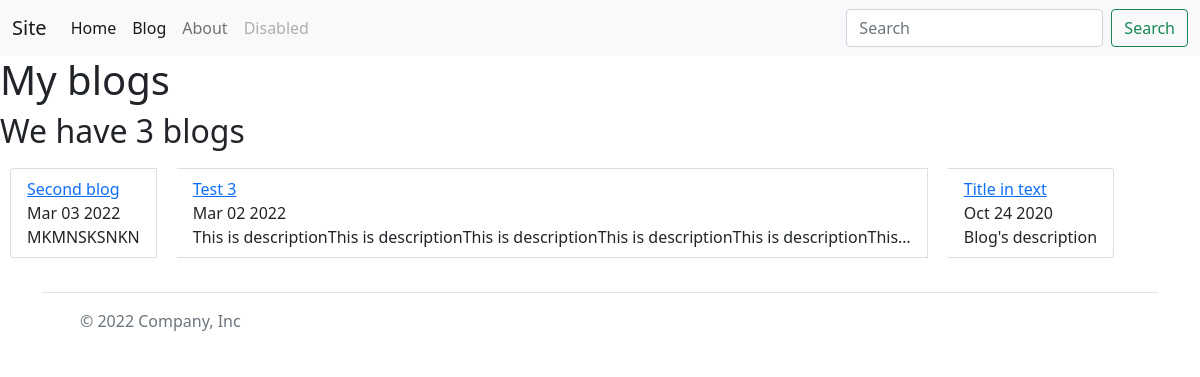
Screenshot of /blog/ with the database file from the repository.
### blog/models.py (models this page shows, shortened)
class Blogs(models.Model):
    title = models.CharField(max_length=200)
    date = models.DateField()
    description = models.TextField()

### blog/views.py (the view)
# urls.py: path('', views.all_blogs, name='all_blogs'),
def all_blogs(request):
    blogs = Blogs.objects.order_by('-date')
    return render(request, 'blog/all_blogs.html', {'blogs': blogs})

### blog/templates/blog/all_blogs.html
{% extends 'portfolio/base.html' %}
{% block content %}
    <h1>My blogs</h1>
    <h2>We have {{ blogs.count }} blog{{ blogs.count|pluralize }}</h2>
<ul class="list-group list-group-horizontal">
    {% for blog in blogs %}
    <li class="list-group-item" style="margin: 10px">
    <a href="{% url 'blog:detail' blog.id %}">{{ blog.title }}</a><br>
    {{ blog.date|date:'M d Y' }}<br>
    {{ blog.description|safe|truncatechars:100 }}<br>
    </li>
    {% endfor %}
</ul>
{% endblock %}

### rows the page displays
Blogs: title "Second blog", date "Mar 03 2022", description "MKMNSKSNKN"
Blogs: title "Test 3", date "Mar 02 2022", description "This is descriptionThis is descriptionThis is descriptionThis is descriptionThis is descriptionThis…"
Blogs: title "Title in text", date "Oct 24 2020", description "Blog's description"

### other values shown
{{ blogs.count }} "3"
